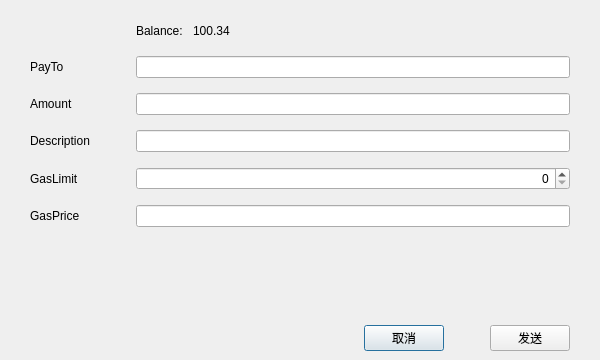
<?xml version="1.0" encoding="UTF-8"?>
<ui version="4.0">
 <class>SendTokenPage</class>
 <widget class="QDialog" name="SendTokenPage">
  <property name="enabled">
   <bool>true</bool>
  </property>
  <property name="geometry">
   <rect>
    <x>0</x>
    <y>0</y>
    <width>600</width>
    <height>360</height>
   </rect>
  </property>
  <property name="windowTitle">
   <string>Send</string>
  </property>
  <layout class="QVBoxLayout" name="verticalLayout">
   <property name="leftMargin">
    <number>0</number>
   </property>
   <property name="rightMargin">
    <number>0</number>
   </property>
   <property name="bottomMargin">
    <number>0</number>
   </property>
   <item>
    <spacer name="verticalSpacer_2">
     <property name="orientation">
      <enum>Qt::Vertical</enum>
     </property>
     <property name="sizeType">
      <enum>QSizePolicy::Fixed</enum>
     </property>
     <property name="sizeHint" stdset="0">
      <size>
       <width>20</width>
       <height>10</height>
      </size>
     </property>
    </spacer>
   </item>
   <item>
    <layout class="QGridLayout" name="gridLayout">
     <property name="leftMargin">
      <number>30</number>
     </property>
     <property name="rightMargin">
      <number>30</number>
     </property>
     <property name="verticalSpacing">
      <number>15</number>
     </property>
     <item row="5" column="0">
      <widget class="QLabel" name="labelGasPrice">
       <property name="minimumSize">
        <size>
         <width>100</width>
         <height>0</height>
        </size>
       </property>
       <property name="text">
        <string>GasPrice</string>
       </property>
      </widget>
     </item>
     <item row="4" column="0">
      <widget class="QLabel" name="labelGasLimit">
       <property name="minimumSize">
        <size>
         <width>100</width>
         <height>0</height>
        </size>
       </property>
       <property name="text">
        <string>GasLimit</string>
       </property>
      </widget>
     </item>
     <item row="2" column="1">
      <widget class="TokenAmountField" name="lineEditAmount"/>
     </item>
     <item row="3" column="1">
      <widget class="QLineEdit" name="lineEditDescription"/>
     </item>
     <item row="1" column="0">
      <widget class="QLabel" name="labelPayTo">
       <property name="minimumSize">
        <size>
         <width>100</width>
         <height>0</height>
        </size>
       </property>
       <property name="text">
        <string>PayTo</string>
       </property>
      </widget>
     </item>
     <item row="1" column="1">
      <widget class="QValidatedLineEdit" name="lineEditPayTo"/>
     </item>
     <item row="4" column="1">
      <widget class="QSpinBox" name="lineEditGasLimit">
       <property name="alignment">
        <set>Qt::AlignRight|Qt::AlignTrailing|Qt::AlignVCenter</set>
       </property>
      </widget>
     </item>
     <item row="2" column="0">
      <widget class="QLabel" name="labelAmount">
       <property name="minimumSize">
        <size>
         <width>100</width>
         <height>0</height>
        </size>
       </property>
       <property name="text">
        <string>Amount</string>
       </property>
      </widget>
     </item>
     <item row="3" column="0">
      <widget class="QLabel" name="labelDescription">
       <property name="minimumSize">
        <size>
         <width>100</width>
         <height>0</height>
        </size>
       </property>
       <property name="text">
        <string>Description</string>
       </property>
      </widget>
     </item>
     <item row="5" column="1">
      <widget class="BitcoinAmountField" name="lineEditGasPrice"/>
     </item>
     <item row="0" column="1">
      <layout class="QHBoxLayout" name="horizontalLayout">
       <item>
        <widget class="QLabel" name="labelTokenBalanceText">
         <property name="text">
          <string>Balance:</string>
         </property>
        </widget>
       </item>
       <item>
        <spacer name="horizontalSpacer_4">
         <property name="orientation">
          <enum>Qt::Horizontal</enum>
         </property>
         <property name="sizeType">
          <enum>QSizePolicy::Fixed</enum>
         </property>
         <property name="sizeHint" stdset="0">
          <size>
           <width>10</width>
           <height>20</height>
          </size>
         </property>
        </spacer>
       </item>
       <item>
        <widget class="QLabel" name="labelTokenBalance">
         <property name="text">
          <string>100.34</string>
         </property>
         <property name="textInteractionFlags">
          <set>Qt::LinksAccessibleByMouse|Qt::TextSelectableByMouse</set>
         </property>
        </widget>
       </item>
       <item>
        <spacer name="horizontalSpacer_3">
         <property name="orientation">
          <enum>Qt::Horizontal</enum>
         </property>
         <property name="sizeHint" stdset="0">
          <size>
           <width>40</width>
           <height>20</height>
          </size>
         </property>
        </spacer>
       </item>
      </layout>
     </item>
    </layout>
   </item>
   <item>
    <spacer name="verticalSpacer">
     <property name="orientation">
      <enum>Qt::Vertical</enum>
     </property>
     <property name="sizeType">
      <enum>QSizePolicy::MinimumExpanding</enum>
     </property>
     <property name="sizeHint" stdset="0">
      <size>
       <width>20</width>
       <height>40</height>
      </size>
     </property>
    </spacer>
   </item>
   <item>
    <widget class="QWidget" name="buttonsContainerWhite" native="true">
     <layout class="QHBoxLayout" name="horizontalLayout_2">
      <property name="leftMargin">
       <number>30</number>
      </property>
      <property name="rightMargin">
       <number>30</number>
      </property>
      <item>
       <spacer name="horizontalSpacer">
        <property name="orientation">
         <enum>Qt::Horizontal</enum>
        </property>
        <property name="sizeType">
         <enum>QSizePolicy::Expanding</enum>
        </property>
        <property name="sizeHint" stdset="0">
         <size>
          <width>40</width>
          <height>20</height>
         </size>
        </property>
       </spacer>
      </item>
      <item>
       <widget class="QPushButton" name="clearButton">
        <property name="text">
         <string>取消</string>
        </property>
       </widget>
      </item>
      <item>
       <spacer name="horizontalSpacer_2">
        <property name="orientation">
         <enum>Qt::Horizontal</enum>
        </property>
        <property name="sizeType">
         <enum>QSizePolicy::Fixed</enum>
        </property>
        <property name="sizeHint" stdset="0">
         <size>
          <width>40</width>
          <height>20</height>
         </size>
        </property>
       </spacer>
      </item>
      <item>
       <widget class="QPushButton" name="confirmButton">
        <property name="text">
         <string>发送</string>
        </property>
       </widget>
      </item>
     </layout>
    </widget>
   </item>
  </layout>
 </widget>
 <customwidgets>
  <customwidget>
   <class>QValidatedLineEdit</class>
   <extends>QLineEdit</extends>
   <header>qt/qvalidatedlineedit.h</header>
  </customwidget>
  <customwidget>
   <class>BitcoinAmountField</class>
   <extends>QLineEdit</extends>
   <header>qt/bitcoinamountfield.h</header>
   <container>1</container>
  </customwidget>
  <customwidget>
   <class>TokenAmountField</class>
   <extends>QLineEdit</extends>
   <header>qt/tokenamountfield.h</header>
   <container>1</container>
  </customwidget>
 </customwidgets>
 <tabstops>
  <tabstop>lineEditPayTo</tabstop>
  <tabstop>lineEditAmount</tabstop>
  <tabstop>lineEditDescription</tabstop>
  <tabstop>lineEditGasLimit</tabstop>
  <tabstop>lineEditGasPrice</tabstop>
  <tabstop>confirmButton</tabstop>
  <tabstop>clearButton</tabstop>
 </tabstops>
 <resources/>
 <connections/>
</ui>
